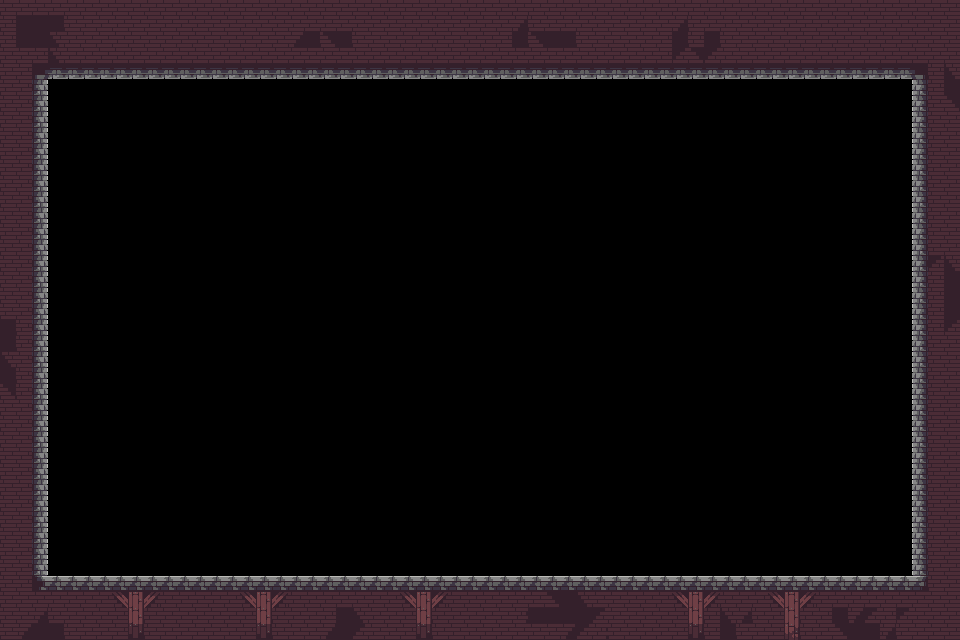

A 2D game scene composited from a Tiled map and its tileset images. What follows is a short description and the map's XML, with each tile layer's data collapsed to a summary:
An orthogonal 60x40 tile map with 16x16 px tiles, 1 tile layer (Suelo).

<map version="1.0" orientation="orthogonal" renderorder="left-up" width="60" height="40" tilewidth="16" tileheight="16" nextobjectid="1">
 <tileset firstgid="1" name="Tileset" tilewidth="16" tileheight="16" tilecount="322">
  <image source="Tileset.png" width="368" height="224" />
 </tileset>
 <layer name="Suelo" width="60" height="40">
  <data>[2400 cells, 726 non-empty, 24 distinct tile ids]</data>
 </layer>
</map>
